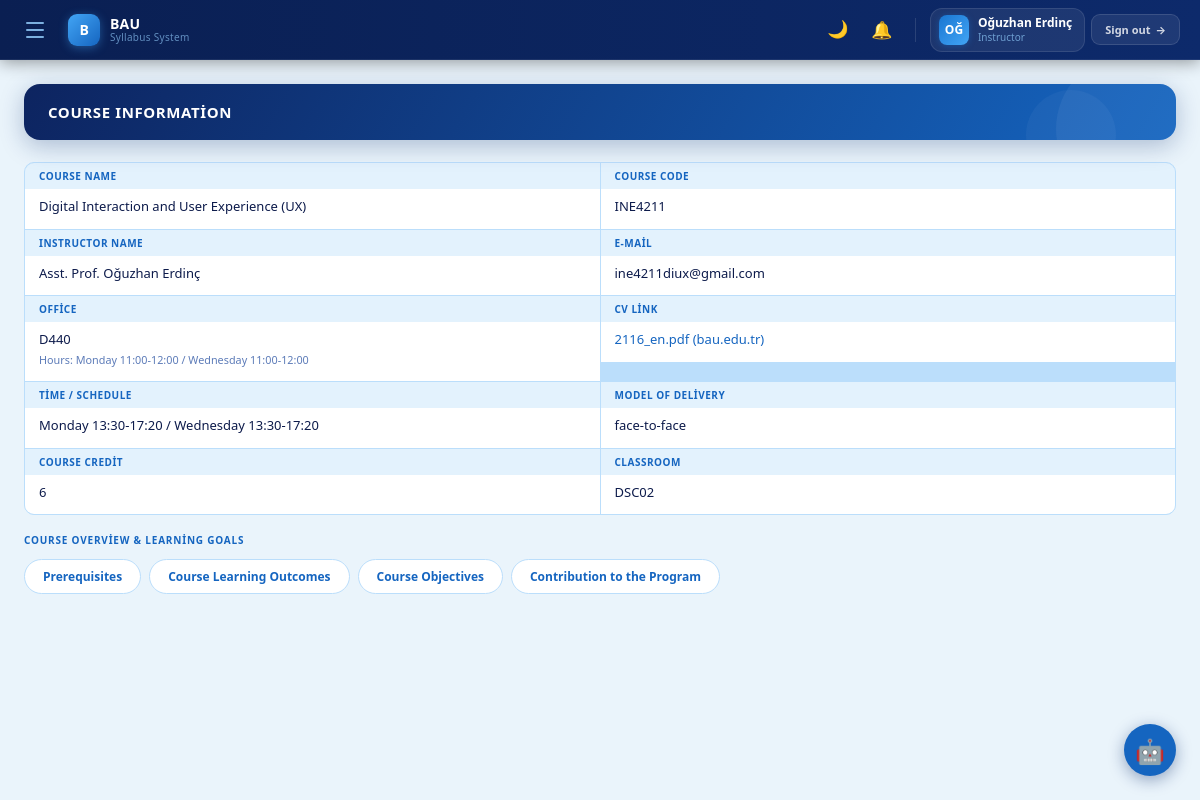
The app's page /course/1/info (signed in) with its own data.
### tables this page shows
CREATE TABLE users (
        id INTEGER PRIMARY KEY AUTOINCREMENT,
        username TEXT UNIQUE NOT NULL,
        password TEXT NOT NULL,
        role TEXT NOT NULL CHECK(role IN ('student','instructor')),
        department TEXT DEFAULT ''
    , full_name TEXT DEFAULT "", title TEXT DEFAULT '');

CREATE TABLE courses (
        id INTEGER PRIMARY KEY AUTOINCREMENT,
        code TEXT UNIQUE NOT NULL,
        name TEXT NOT NULL,
        instructor_id INTEGER NOT NULL,
        department TEXT DEFAULT '',
        credit INTEGER DEFAULT 3,
        delivery TEXT DEFAULT 'face-to-face',
        course_type TEXT DEFAULT 'Departmental Elective',
        classroom TEXT DEFAULT '',
        schedule TEXT DEFAULT '',
        office TEXT DEFAULT '',
        office_hours TEXT DEFAULT '',
        email TEXT DEFAULT '',
        cv_link TEXT DEFAULT '',
        FOREIGN KEY(instructor_id) REFERENCES users(id)
    );

CREATE TABLE syllabus_sections (
        id INTEGER PRIMARY KEY AUTOINCREMENT,
        course_id INTEGER NOT NULL,
        section_name TEXT NOT NULL,
        content TEXT DEFAULT '',
        FOREIGN KEY(course_id) REFERENCES courses(id)
    );

### app.py (the view)
@app.route("/course/<int:course_id>/info")
@login_required
def course_info(course_id):
    course = get_course(course_id)
    if not course:
        return redirect(url_for('dashboard'))
    if not can_access_course(course):
        return redirect(url_for('dashboard'))
    conn = get_conn()
    instructor = conn.execute("SELECT username, full_name, title FROM users WHERE id=?",
                              (course["instructor_id"],)).fetchone()
    sections = conn.execute("SELECT * FROM syllabus_sections WHERE course_id=?",
                            (course_id,)).fetchall()
    conn.close()
    return render_template("course_info.html",
                           user=session, courses=get_user_courses(),
                           course=course, instructor=instructor,
                           sections=[dict(s) for s in sections])

### app.py (called while the page is built, shortened)
@app.context_processor
def inject_notif_count():
    if "user_id" in session:
        try:
            conn = get_conn()
            cnt = conn.execute(
                "SELECT COUNT(*) FROM notifications WHERE user_id=? AND is_read=0",
                (session["user_id"],)
            ).fetchone()[0]
            conn.close()
            return {"notif_count": cnt}
        except Exception:
            pass
    return {"notif_count": 0}

def login_required(f):
    from functools import wraps
    @wraps(f)
    def decorated(*args, **kwargs):
        if "user_id" not in session:
            return redirect(url_for("login"))
        return f(*args, **kwargs)
    return decorated

def get_user_courses():
    conn = get_conn()
    if session["role"] == "student":
        rows = conn.execute("""SELECT c.* FROM courses c
                               JOIN enrollments e ON e.course_id=c.id
                               WHERE e.student_id=?""", (session["user_id"],)).fetchall()
    else:
        rows = conn.execute("SELECT * FROM courses WHERE instructor_id=?",
                            (session["user_id"],)).fetchall()
    conn.close()
    return [dict(r) for r in rows]

def get_course(course_id):
    conn = get_conn()
    row = conn.execute("SELECT * FROM courses WHERE id=?", (course_id,)).fetchone()
    conn.close()
    return dict(row) if row else None

def can_access_course(course):
    if not course:
        return False
    if session.get("role") == "instructor":
        return course["instructor_id"] == session.get("user_id")

### db.py (called while the page is built)
def get_conn():
    conn = sqlite3.connect(DB_PATH)
    conn.row_factory = sqlite3.Row
    return conn

### templates/course_info.html
{% extends "base.html" %}
{% set active_page = 'info' %}
{% block content %}
<div class="page-hdr"><h2>Course Information</h2></div>
<div class="info-grid">
  <div class="info-cell">
    <div class="info-cell-label">Course Name</div>
    <div class="info-cell-value">{{ course.name }}</div>
  </div>
  <div class="info-cell">
    <div class="info-cell-label">Course Code</div>
    <div class="info-cell-value">{{ course.code }}</div>
  </div>
  <div class="info-cell">
    <div class="info-cell-label">Instructor Name</div>
    <div class="info-cell-value">{{ ((instructor.title + ' ') if instructor and instructor.title else '') + (instructor.full_name or instructor.username) if instructor else '—' }}</div>
  </div>
  <div class="info-cell">
    <div class="info-cell-label">E-mail</div>
    <div class="info-cell-value">{{ course.email }}</div>
  </div>
  <div class="info-cell">
    <div class="info-cell-label">Office</div>
    <div class="info-cell-value">{{ course.office }}<br><small style="color:var(--subtext)">Hours: {{ course.office_hours }}</small></div>
  </div>
  <div class="info-cell">
    <div class="info-cell-label">CV Link</div>
    <div class="info-cell-value" style="color:var(--navy-mid)">{{ course.cv_link }}</div>
  </div>
  <div class="info-cell">
    <div class="info-cell-label">Time / Schedule</div>
    <div class="info-cell-value">{{ course.schedule }}</div>
  </div>
  <div class="info-cell">
    <div class="info-cell-label">Model of Delivery</div>
    <div class="info-cell-value">{{ course.delivery }}</div>
  </div>
  <div class="info-cell">
    <div class="info-cell-label">Course Credit</div>
    <div class="info-cell-value">{{ course.credit }}</div>
  </div>
  <div class="info-cell">
    <div class="info-cell-label">Classroom</div>
    <div class="info-cell-value">{{ course.classroom }}</div>
  </div>
</div>
<div class="section-label">Course Overview & Learning Goals</div>
<div class="section-btn-row">
  {% for sec in sections %}
    {% if sec.section_name in ['Prerequisites', 'Course Learning Outcomes', 'Course Objectives', 'Contribution to the Program'] %}
      <a href="/course/{{ course.id }}/syllabus" class="section-btn">{{ sec.section_name }}</a>
    {% endif %}
  {% endfor %}
</div>
{% endblock %}

### templates/base.html (shortened to what this page needs)
<!DOCTYPE html>
<html lang="tr">
<head>
</head>
<body>
<header class="topbar" role="banner">
  <div class="topbar-left">
    <button class="hamburger" id="sidebar-toggle"
            onclick="toggleSidebar()"
            aria-label="Toggle navigation"
            aria-expanded="false"
            aria-controls="sidebar">
      <span></span><span></span><span></span>
    </button>
    <a href="/dashboard" class="topbar-logo">
      <div class="logo-mark">B</div>
      <div class="logo-text">
        <span class="logo-brand">BAU</span>
        <span class="logo-sub">Syllabus System</span>
      </div>
    </a>
  </div>
  <div class="topbar-right">
    <button id="theme-toggle"
            class="topbar-icon-btn"
            onclick="toggleTheme()"
            aria-label="Toggle dark/light mode"
            title="Toggle theme">🌙</button>
    <a href="/notifications"
       class="topbar-icon-btn"
       aria-label="Notifications{% if notif_count > 0 %} ({{ notif_count }} unread){% endif %}"
       title="Notifications">
      🔔
    </a>
    <div class="topbar-user" role="status" aria-live="polite">
      <div class="user-avatar">{{ (user.full_name or user.username)[:2] }}</div>
      <div class="user-info">
        <div class="user-name">{{ user.full_name or user.username }}</div>
        <div class="user-role">{{ user.role|capitalize }}</div>
      </div>
    </div>
    <a href="/logout" class="btn-logout" aria-label="Sign out">
      <span>Sign out</span>
      <span aria-hidden="true">→</span>
    </a>
  </div>
</header>
  {% if current_course is not defined or current_course is none %}
    {% set current_course = courses[0] if courses else none %}
  {% endif %}
<div class="app-body">
  <main id="main-content" class="content" role="main" tabindex="-1">
    {% block content %}{% endblock %}
  </main>
</div>
{% if active_page != 'ai' %}
<a href="/ai" aria-label="AI Assistant" role="button" title="AI Assistant" style="position:fixed;bottom:24px;right:24px;z-index:300;width:52px;height:52px;border-radius:50%;background:var(--navy-mid);color:#fff;display:flex;align-items:center;justify-content:center;font-size:24px;text-decoration:none;box-shadow:0 4px 16px rgba(11,42,107,0.4);transition:transform .2s;" onmouseover="this.style.transform='scale(1.1)'" onmouseout="this.style.transform='scale(1)'">🤖</a>
{% endif %}
</body>
</html>

### records on screen
users: full_name "Oğuzhan Erdinç", role "Instructor", title+full_name "Asst. Prof. Oğuzhan Erdinç"
courses: name "Digital Interaction and User Experience (UX)", code "INE4211", email "ine4211diux@gmail.com", office "D440", office_hours "Monday 11:00-12:00 / Wednesday 11:00-12:00", cv_link "2116_en.pdf (bau.edu.tr)", schedule "Monday 13:30-17:20 / Wednesday 13:30-17:20", delivery "face-to-face", credit "6", classroom "DSC02"
syllabus_sections: section_name "Prerequisites"
syllabus_sections: section_name "Course Learning Outcomes"
syllabus_sections: section_name "Course Objectives"
syllabus_sections: section_name "Contribution to the Program"

### other values on screen
{{ (user.full_name or user.username)[:2] }} "OĞ"
